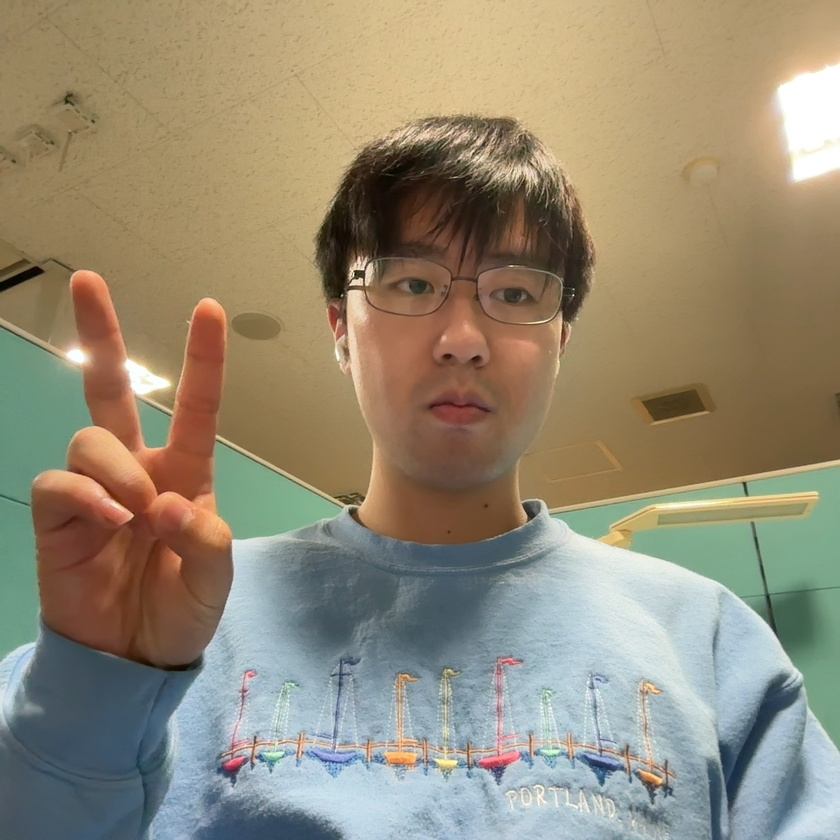
#> input picture test/test(camera)/test(makelistdontusesvg)/captured.jpg, 840 x 840 px, shrunk from 1552 x 1552 before the run
$ python -i library.py   (imports and definitions only)
#> lines starting #> are read from the running program, lines starting #| are printed output that depends on the picture
import numpy as np
import cv2

# ---- 前処理 ----
def preprocess(gray):
    blur = cv2.bilateralFilter(gray, 7, 50, 50)
    kernel = np.ones((3,3), np.uint8)
    morph = cv2.morphologyEx(blur, cv2.MORPH_OPEN, kernel)
    edges = cv2.Canny(morph, 80, 150)
    return edges

# ---- 連続線追跡 ----
# [68 lines left out: functions trace_strokes, merge_strokes, merge_by_center, extract_strokes_pipeline, not called in this run]

>>> import cv2
>>> picture = cv2.imread('captured.jpg', cv2.IMREAD_GRAYSCALE)
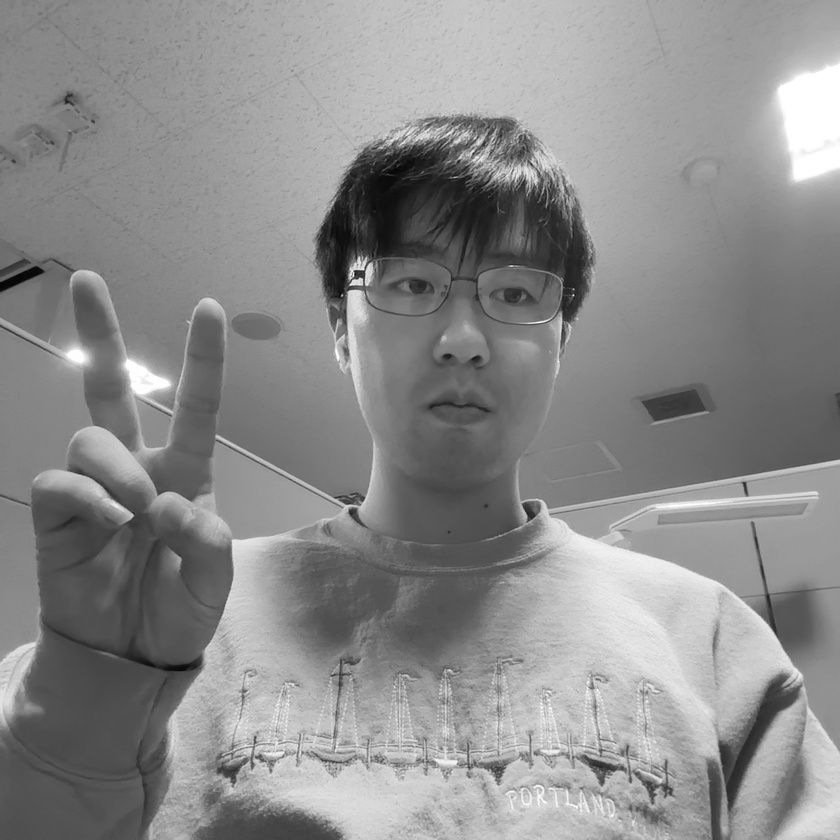
#> picture: shape (840, 840); min 2, max 255, mean 140
>>> result = preprocess(picture)
#> in preprocess, `edges = cv2.Canny(morph, 80, 150)`:
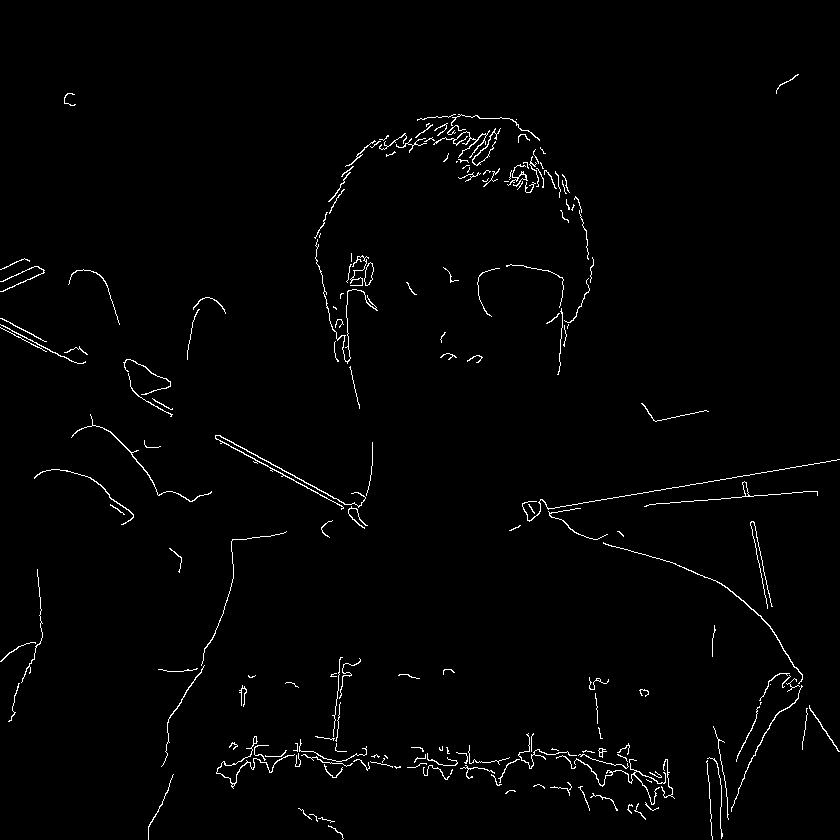
#> edges: shape (840, 840); 1.5% white in thin lines or dots
